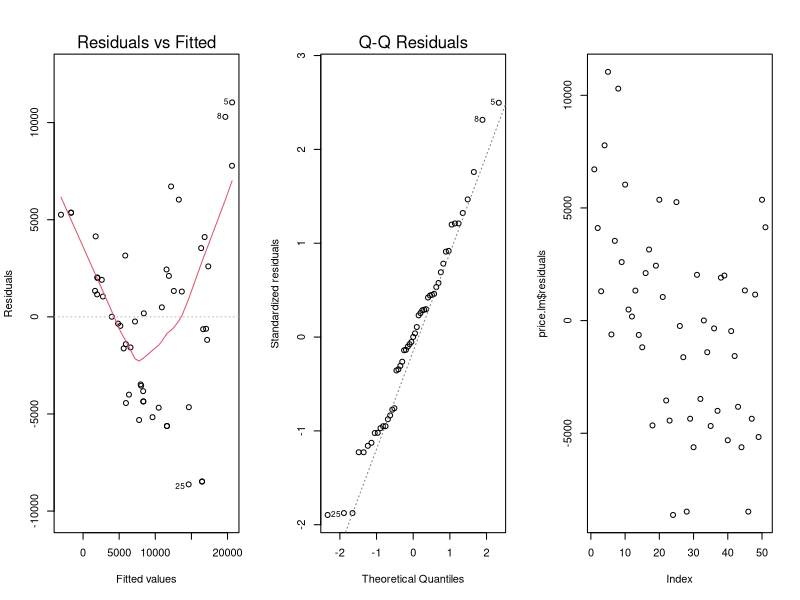

This chart was generated by the following R code: (Note: this script raises an error after producing the figure.)
library(tidyverse)
library(car)

carPrice <- read_csv("Cars Data (GLS VW passat).csv")
View(carPrice)
rows <- c(1:55,57:58)
carPrice <- carPrice[rows,] 
carPrice[-(23),]

#regression and diagnostics
price.lm <- lm(Price~Mileage, data=carPrice)
par(mfrow=c(1,3))
plot(price.lm, which=1:2)
plot(price.lm$residuals)
#data not linear, apply transformation
boxCox(price.lm)

priceLog.lm <- lm(log(Price)~Mileage, data=carPrice)
par(mfrow=c(1,3))
plot(priceLog.lm, which=1:2)
plot(priceLog.lm$residuals)



bLog <- priceLog.lm$coefficients
ggplot(data=carPrice, aes(x=Mileage,y=Price))+
  geom_point(color='steelblue')+
  #geom_smooth(method='lm', se=FALSE)+
  stat_function(fun=function(x) exp(bLog[1]+bLog[2]*x), color='black')+
  geom_point(aes(x=78200, y=9141), color="red", size=2)+
  geom_point(aes(x=200000,y=sell[2]), color = "red", size = 2)+
  labs(title="VW Passat Sale Value Per Mile Driven")+
  geom_text(aes(x=140000, y=10000, label = "Bought car at 78200 Miles"))+
  geom_text(aes(x=260000, y=sell[2]+1000, label = "sell car at 200000 Miles"))+
  theme_bw()

sell <- predict(priceLog.lm, data.frame(Mileage=c(91000, 200000))) %>% exp()
predict(priceLog.lm, data.frame(Mileage=c(78200, 150000))) %>% 
  exp()

#

mileageSeq <- c(78200, seq( 80000, 200000, by = 5000))

sale <- predict(priceLog.lm, data.frame(Mileage=mileageSeq)) %>% 
  exp()

driven <- mileageSeq-78200
purchaseCostPerMile <- driven/sale
purchaseCostPerMile

ggplot()+
  geom_line(aes(x=driven,y=sale))+
  geom_point(aes(x=driven,y=sale))

ggplot()+
  geom_line(aes(x=mileageSeq,y=sale))+
  geom_point(aes(x=mileageSeq,y=sale))
ggplot()+
  geom_line(aes(x=driven,y=((7886-sale)/(mileageSeq-91000))))+
  geom_point(aes(x=driven,y=(7886-sale)/(mileageSeq-91000)))

  